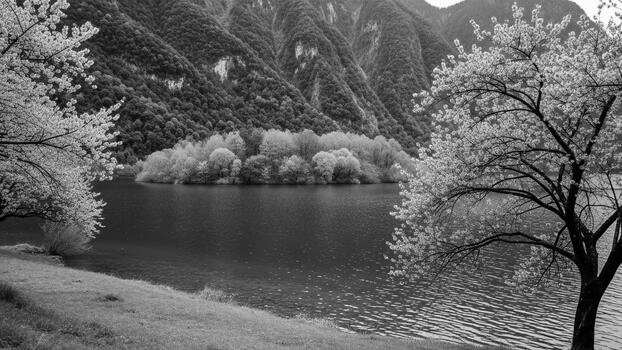
#> input picture Edge_detection/Output/edge_input_greyscale.png, 622 x 350 px
$ python edge_detection.py Output/edge_input_greyscale.png
#> lines starting #> are read from the running program, lines starting #| are printed output that depends on the picture; after the words box and inside, x2 and y2 are one past the last pixel; in counts of white or black regions, pixels touching at a corner belong together
"""First-principles difference, LoG, and DoG edge detection using NumPy."""

from __future__ import annotations

import argparse
from pathlib import Path

import numpy as np
from PIL import Image


IMAGE_EXTENSIONS = {".png", ".jpg", ".jpeg", ".bmp", ".tiff", ".webp"}


def rgb_to_grey(image: np.ndarray) -> np.ndarray:
    """Convert an RGB image array to uint8 greyscale."""
    if image.ndim == 2:
        return image.astype(np.uint8)
    return (0.299 * image[..., 0] + 0.587 * image[..., 1] + 0.114 * image[..., 2]).astype(np.uint8)


def contrast_stretch(image: np.ndarray) -> np.ndarray:
    minimum, maximum = image.min(), image.max()
    if maximum - minimum < 1e-8:
        return np.zeros_like(image, dtype=np.uint8)
    return np.clip(np.rint((image - minimum) / (maximum - minimum) * 255), 0, 255).astype(np.uint8)


def conv2d(image: np.ndarray, kernel: np.ndarray) -> np.ndarray:
    """Same-sized spatial convolution, written from the convolution definition."""
    height, width = kernel.shape
    padded = np.pad(image.astype(float), ((height // 2, height // 2), (width // 2, width // 2)), mode="edge")
    output = np.zeros(image.shape, dtype=float)
    for row in range(height):
        for column in range(width):
            output += kernel[height - 1 - row, width - 1 - column] * padded[row : row + image.shape[0], column : column + image.shape[1]]
    return output


def difference_edges(image: np.ndarray, method: str) -> np.ndarray:
    """Return the gradient magnitude of a forward, backward, or central difference."""
    source = image.astype(float)
    if method == "forward":
        padded = np.pad(source, ((0, 1), (0, 1)), mode="edge")
        gx, gy = padded[:-1, 1:] - padded[:-1, :-1], padded[1:, :-1] - padded[:-1, :-1]
    elif method == "backward":
        padded = np.pad(source, ((1, 0), (1, 0)), mode="edge")
        gx, gy = padded[1:, 1:] - padded[1:, :-1], padded[1:, 1:] - padded[:-1, 1:]
    elif method == "central":
        padded = np.pad(source, 1, mode="edge")
        gx, gy = (padded[1:-1, 2:] - padded[1:-1, :-2]) / 2, (padded[2:, 1:-1] - padded[:-2, 1:-1]) / 2
    else:
        raise ValueError(f"Unsupported difference method: {method}")
    return contrast_stretch(np.hypot(gx, gy))


def gaussian_kernel(sigma: float) -> np.ndarray:
    radius = int(np.ceil(3 * sigma))
    y, x = np.mgrid[-radius : radius + 1, -radius : radius + 1]
    kernel = np.exp(-(x * x + y * y) / (2 * sigma * sigma))
    return kernel / kernel.sum()


def log_kernel(sigma: float) -> np.ndarray:
    radius = int(np.ceil(3 * sigma))
    y, x = np.mgrid[-radius : radius + 1, -radius : radius + 1]
    squared_radius = x * x + y * y
    kernel = -(1 / (np.pi * sigma**4)) * (1 - squared_radius / (2 * sigma * sigma)) * np.exp(-squared_radius / (2 * sigma * sigma))
    return kernel - kernel.mean()


def zero_crossings(response: np.ndarray, threshold_ratio: float = 0.04) -> np.ndarray:
    """Detect sign changes across horizontal, vertical, and diagonal neighbours."""
    threshold = threshold_ratio * np.abs(response).max()
    padded = np.pad(response, 1, mode="edge")
    pairs = ((padded[1:-1, :-2], padded[1:-1, 2:]), (padded[:-2, 1:-1], padded[2:, 1:-1]), (padded[:-2, :-2], padded[2:, 2:]), (padded[:-2, 2:], padded[2:, :-2]))
    edges = np.zeros(response.shape, dtype=bool)
    for first, second in pairs:
        edges |= (first * second < 0) & (np.abs(first - second) > threshold)
    return (edges * 255).astype(np.uint8)


def second_order_edges(image: np.ndarray, operator: str) -> tuple[np.ndarray, np.ndarray]:
    """Return normalized response and zero-crossing map for LoG or DoG."""
    if operator == "log":
        response = conv2d(image, log_kernel(1.4))
    elif operator == "dog":
        response = conv2d(image, gaussian_kernel(1.0)) - conv2d(image, gaussian_kernel(1.6))
    else:
        raise ValueError(f"Unsupported second-order operator: {operator}")
    return contrast_stretch(response), zero_crossings(response)


def mosaic(images: list[np.ndarray], rows: int, columns: int, border: int = 2) -> np.ndarray:
    """Assemble same-sized greyscale images into a bordered RGB grid."""
    height, width = images[0].shape
    tiles = [np.repeat(item[..., None], 3, axis=2) for item in images]
    tiles.extend([np.zeros((height, width, 3), np.uint8)] * (rows * columns - len(tiles)))
    bands = []
    for row in range(rows):
        cells = []
        for column in range(columns):
            cells.append(tiles[row * columns + column])
            if column < columns - 1:
                cells.append(np.full((height, border, 3), 100, np.uint8))
        bands.append(np.hstack(cells))
    separator = np.full((border, bands[0].shape[1], 3), 100, np.uint8)
    return np.vstack([part for row, band in enumerate(bands) for part in (band, separator) if row < rows - 1] + [bands[-1]])


def process(input_path: Path, output_dir: Path) -> dict[str, Path]:
    """Process an image with every implemented edge detector and save PNG outputs."""
    output_dir.mkdir(parents=True, exist_ok=True)
    grey = rgb_to_grey(np.asarray(Image.open(input_path).convert("RGB")))
    forward, backward, central = (difference_edges(grey, name) for name in ("forward", "backward", "central"))
    log_response, log_edges = second_order_edges(grey, "log")
    dog_response, dog_edges = second_order_edges(grey, "dog")
    outputs = {
        "edge_input_greyscale.png": grey,
        "edge_1st_order_forward.png": forward,
        "edge_1st_order_backward.png": backward,
        "edge_1st_order_central.png": central,
        "edge_2nd_order_log_response.png": log_response,
        "edge_2nd_order_log_zerocrossing.png": log_edges,
        "edge_2nd_order_dog_response.png": dog_response,
        "edge_2nd_order_dog_zerocrossing.png": dog_edges,
        "edge_comparison_1st_order.png": mosaic([grey, forward, backward, central], 1, 4),
        "edge_comparison_2nd_order.png": mosaic([log_response, log_edges, dog_response, dog_edges], 2, 2),
        "edge_detection_master_grid.png": mosaic([grey, forward, backward, central, log_response, log_edges, dog_response, dog_edges], 2, 4),
    }
    for name, image in outputs.items():
        Image.fromarray(image).save(output_dir / name)
    return {name: output_dir / name for name in outputs}


def main() -> None:
    parser = argparse.ArgumentParser(description="Manual edge detection using NumPy.")
    parser.add_argument("input", type=Path, help="Image to process")
    parser.add_argument("--output", type=Path, default=Path(__file__).resolve().parent / "Output")
    args = parser.parse_args()
    saved = process(args.input, args.output)
#> in contrast_stretch, `minimum, maximum = image.min(), image.max()`: minimum = 0; maximum = 203.7
#> after the loop in conv2d, `for row in range(height):`:
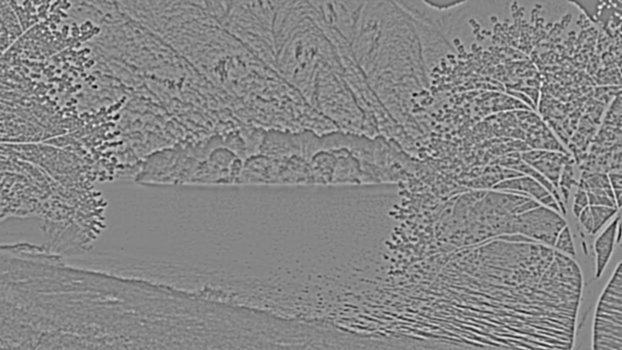
#> output: shape (350, 622) float64; min -40.89, max 36.95, mean 0; drawn with min black and max white
#> in zero_crossings, `threshold = threshold_ratio * np.abs(response).max()`: threshold = 1.64
#> the loop in zero_crossings, `for first, second in pairs:` made 4 passes
#> after the loop in zero_crossings, `for first, second in pairs:`:
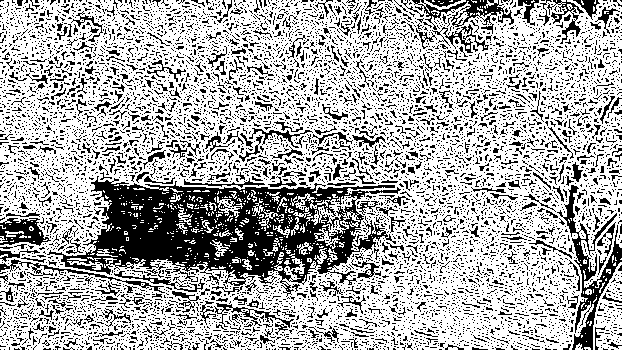
#> edges: shape (350, 622) bool; 68.7% white; 8115 black regions (7663 under 20 px), largest, box (x1, y1, x2, y2) and area: (47, 176, 401, 297) 17788, (557, 185, 622, 350) 2208, (412, 0, 514, 34) 978
#> call 2 of second_order_edges, with operator = 'dog'
#> after the loop in conv2d (call 2), `for row in range(height):`:
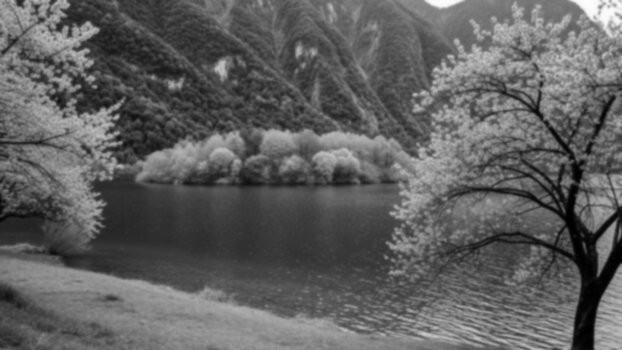
#> output: shape (350, 622) float64; min 0.25, max 252.7, mean 96.2
#> in second_order_edges (call 2), `response = conv2d(image, gaussian_kernel(1.0)) - conv2d(image, gaussia..`:
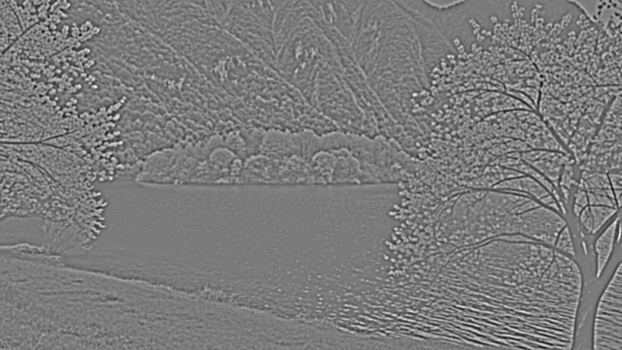
#> response: shape (350, 622) float64; min -35.18, max 37.51, mean 0; drawn with min black and max white
#> call 2 of zero_crossings, with threshold_ratio = 0.04
#> in zero_crossings (call 2), `threshold = threshold_ratio * np.abs(response).max()`: threshold = 1.5
#> the loop in zero_crossings (call 2), `for first, second in pairs:` made 4 passes
#> after the loop in zero_crossings (call 2), `for first, second in pairs:`:
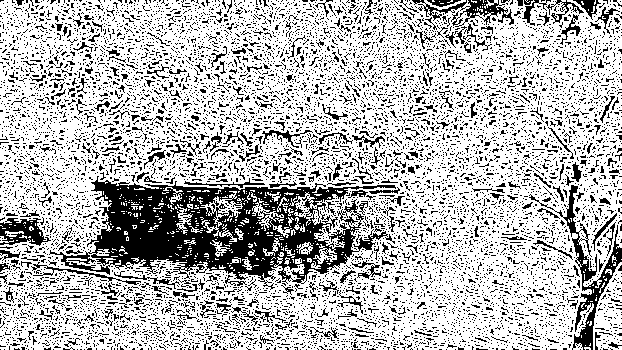
#> edges: shape (350, 622) bool; 72.5% white; 9259 black regions (8937 under 20 px), largest, box (x1, y1, x2, y2) and area: (49, 176, 396, 290) 16294, (529, 185, 622, 350) 2046, (412, 0, 514, 27) 867
#> in mosaic, `tiles = [np.repeat(item[..., None], 3, axis=2) for item in images]`: tiles = 4 items
#> after the loop in mosaic, `for row in range(rows):`: bands = 1 item
#> call 2 of mosaic, with rows = 2, columns = 2, border = 2
#> after the loop in mosaic (call 2), `for row in range(rows):`: bands = 2 items
#> in mosaic (call 2), `return np.vstack([part for row, band in enumerate(bands) for part in (..`:
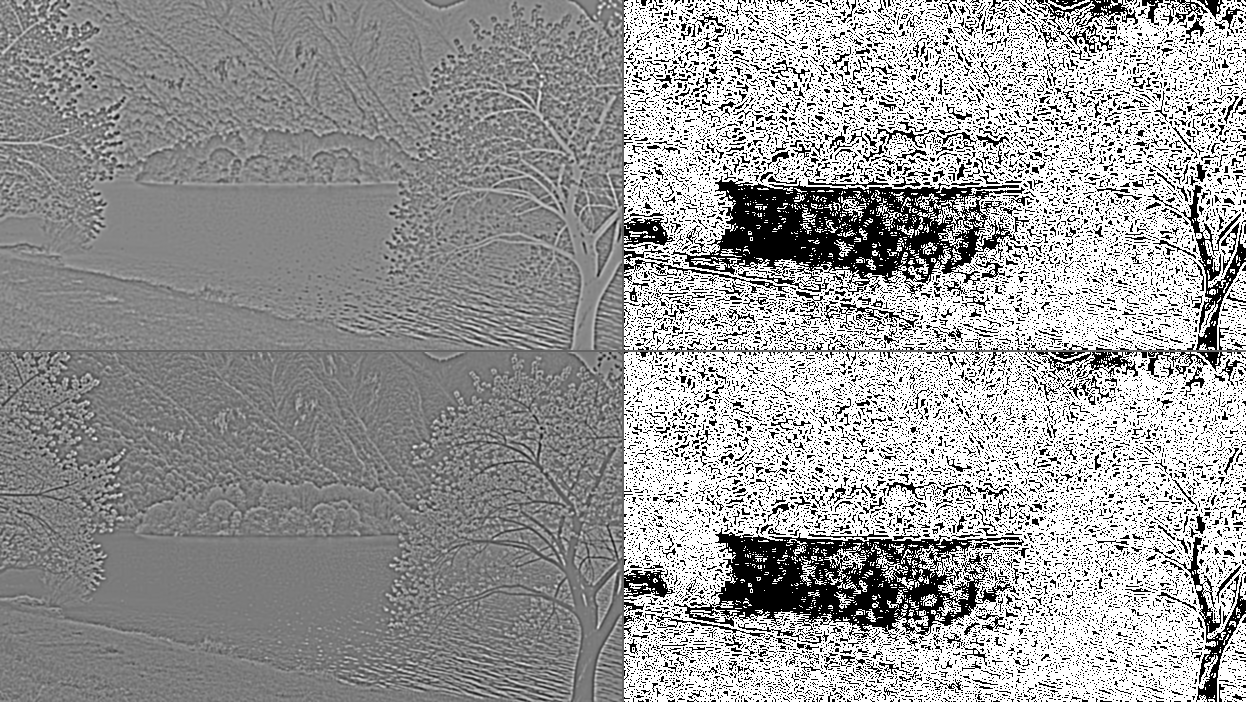
#> returned value: shape (702, 1246, 3); min 0, max 255, mean 154.1
#> call 3 of mosaic, with rows = 2, columns = 4, border = 2
#> in mosaic (call 3), `tiles = [np.repeat(item[..., None], 3, axis=2) for item in images]`: tiles = 8 items
#> in mosaic (call 3), `return np.vstack([part for row, band in enumerate(bands) for part in (..`:
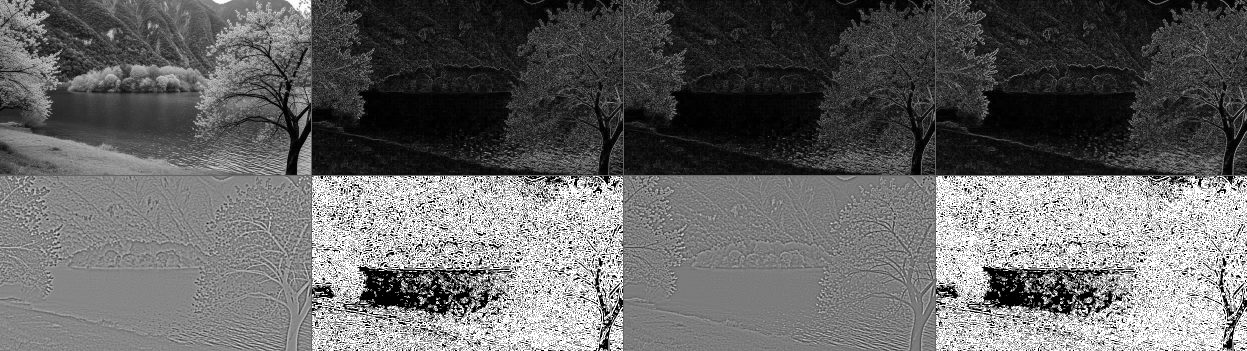
#> returned value: shape (702, 2494, 3) (shown at 1/2 size); min 0, max 255, mean 101.9
#> the loop in process, `for name, image in outputs.items():` made 11 passes
#> name on passes 1 to 11: 'edge_input_greyscale.png', 'edge_1st_order_forward.png', 'edge_1st_order_backward.png', 'edge_1st_order_central.png', 'edge_2nd_order_log_response.png', 'edge_2nd_order_log_zerocrossing.png', 'edge_2nd_order_dog_response.png', 'edge_2nd_order_dog_zerocrossing.png', 'edge_comparison_1st_order.png', 'edge_comparison_2nd_order.png', 'edge_detection_master_grid.png'
#> saved = 11 items
    print(f"Saved {len(saved)} images to {args.output}")
#| Saved 11 images to Edge_detection/Output


if __name__ == "__main__":
    main()
